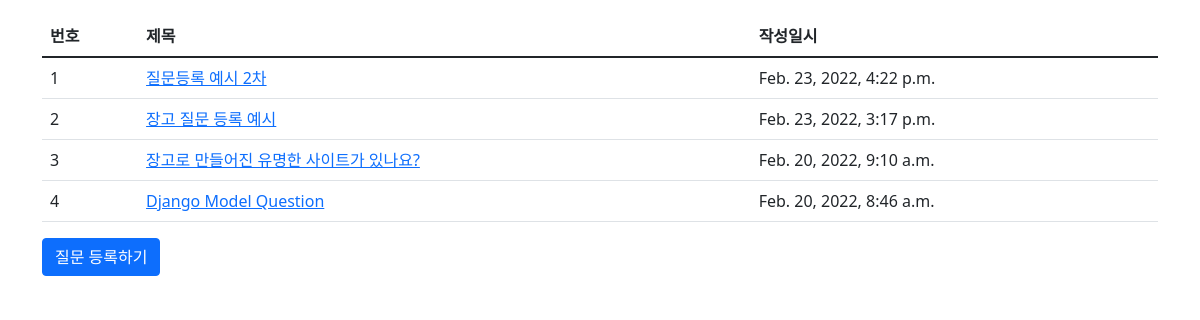
The page /pybo/ on the database as committed earlier.
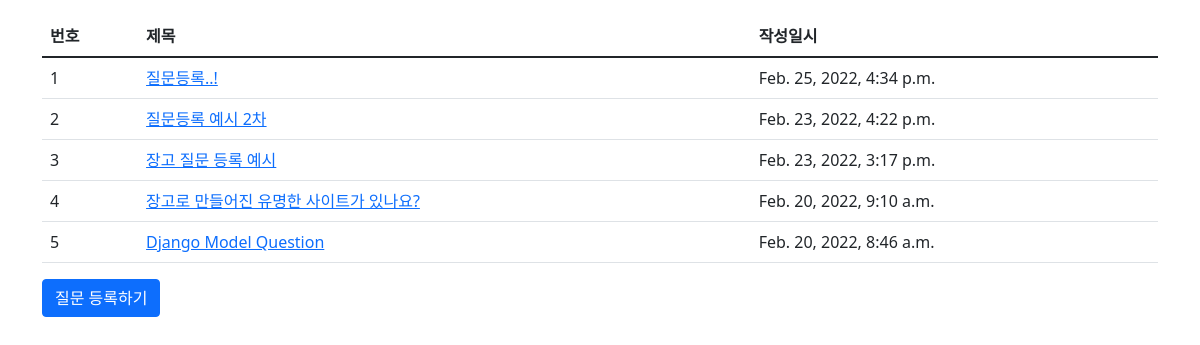
The same page on the database as committed later.
### pybo/models.py (models this page shows, shortened)
class Question(models.Model):
    subject = models.CharField(max_length=200)
    content = models.TextField()
    create_date = models.DateTimeField()

### pybo/views.py (the view)
# urls.py: path('', views.index, name='index'),
def index(request):
    question_list = Question.objects.order_by("-create_date")
    context = {"question_list" : question_list}
    return render(request, 'pybo/question_list.html', context)

### templates/pybo/question_list.html (shortened to what this page needs)
{% extends 'base.html' %}
    {% load static %}
{% block content %}
<div class="container my-3">
    <table class="table">
        <thead>
        <tr class="thead-dark">
            <th>번호</th>
            <th>제목</th>
            <th>작성일시</th>
        </tr>
        </thead>
        <tbody>
        {% if question_list %}
        {% for question in question_list %}
        <tr>
            <td>{{ forloop.counter }}</td>
            <td>
                <a href="{% url 'pybo:detail' question.id %}">
                    {{ question.subject }}
                </a>
            </td>
            <td>{{ question.create_date }}</td>
        </tr>
        {% endfor %}
        {% else %}
        <tr>
            <td colspan="3">질문이 없습니다</td>
        </tr>
        {% endif %}
        </tbody>
    </table>
    <a href="{% url 'pybo:question_create' %}" class="btn btn-primary">
        질문 등록하기
    </a>
</div>
{% endblock %}

### templates/base.html (shortened to what this page needs)
{% load static %}
<!DOCTYPE html>
<html lang="ko">
<head>
    <link rel="stylesheet" type="text/css" href="{% static 'bootstrap.min.css' %}">
    <link rel="stylesheet" type="text/css" href="{% static 'style_index.css' %}">
</head>
<body>
{% block content %}
{% endblock %}
</body>
</html>

Rows that differ between the two databases and show on the page:
added Question: subject "질문등록..!", create_date "Feb. 25, 2022, 4:34 p.m."
